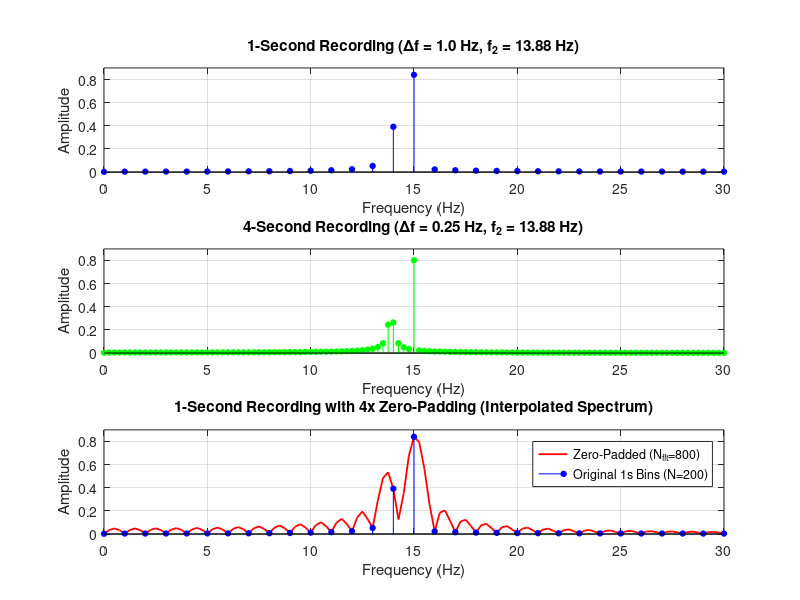

The MATLAB source for this figure:
%% Exercise 3: Investigate Spectral Leakage
clear; clc; close all;

d = 4;   % <--- REPLACE 4 WITH THE LAST DIGIT OF YOUR STUDENT NUMBER (0-9)
f1 = 15;
f2 = 13.2 + 0.17*d;
fs = 200;

% Helper function for single-sided spectrum
compute_spectrum = @(sig, N_fft) deal( ...
    fs*(0:(N_fft/2))/N_fft, ...
    [abs(fft(sig, N_fft)/length(sig)); ] );

%% Case 1: 1-second recording (N = 200)
T1 = 1;
t1 = 0:1/fs:T1-1/fs;
x1 = 0.8*sin(2*pi*f1*t1) + 0.4*sin(2*pi*f2*t1);

N1 = length(x1);
Y1 = fft(x1);
P2_1 = abs(Y1/N1);
P1_1 = P2_1(1:N1/2+1);
P1_1(2:end-1) = 2*P1_1(2:end-1);
freq1 = fs*(0:N1/2)/N1;

%% Case 2: 4-second recording (N = 800)
T4 = 4;
t4 = 0:1/fs:T4-1/fs;
x4 = 0.8*sin(2*pi*f1*t4) + 0.4*sin(2*pi*f2*t4);

N4 = length(x4);
Y4 = fft(x4);
P2_4 = abs(Y4/N4);
P1_4 = P2_4(1:N4/2+1);
P1_4(2:end-1) = 2*P1_4(2:end-1);
freq4 = fs*(0:N4/2)/N4;

%% Case 3: 1-second recording with 4x zero-padding (N_fft = 800)
N_zp = 4 * N1;
Y_zp = fft(x1, N_zp);
P2_zp = abs(Y_zp/N1); % Normalize by actual signal length N1
P1_zp = P2_zp(1:N_zp/2+1);
P1_zp(2:end-1) = 2*P1_zp(2:end-1);
freq_zp = fs*(0:N_zp/2)/N_zp;

%% Plot Comparison
fig = figure('Name', 'Spectral Leakage Comparison', 'Color', 'w', 'Position', [100 100 950 720]);

subplot(3, 1, 1);
stem(freq1, P1_1, 'b', 'filled', 'MarkerSize', 4);
xlim([0 30]); ylim([0 0.9]); grid on;
xlabel('Frequency (Hz)'); ylabel('Amplitude');
title(sprintf('1-Second Recording (\\Deltaf = 1.0 Hz, f_2 = %.2f Hz)', f2));

subplot(3, 1, 2);
stem(freq4, P1_4, 'g', 'filled', 'MarkerSize', 4);
xlim([0 30]); ylim([0 0.9]); grid on;
xlabel('Frequency (Hz)'); ylabel('Amplitude');
title(sprintf('4-Second Recording (\\Deltaf = 0.25 Hz, f_2 = %.2f Hz)', f2));

subplot(3, 1, 3);
plot(freq_zp, P1_zp, 'r-', 'LineWidth', 1.3);
hold on;
stem(freq1, P1_1, 'b', 'filled', 'MarkerSize', 4);
hold off;
xlim([0 30]); ylim([0 0.9]); grid on;
xlabel('Frequency (Hz)'); ylabel('Amplitude');
title('1-Second Recording with 4x Zero-Padding (Interpolated Spectrum)');
legend('Zero-Padded (N_{fft}=800)', 'Original 1s Bins (N=200)');

saveas(fig, 'leakage-comparison.png');
fprintf('Used d = %d -> f2 = %.2f Hz\n', d, f2);
